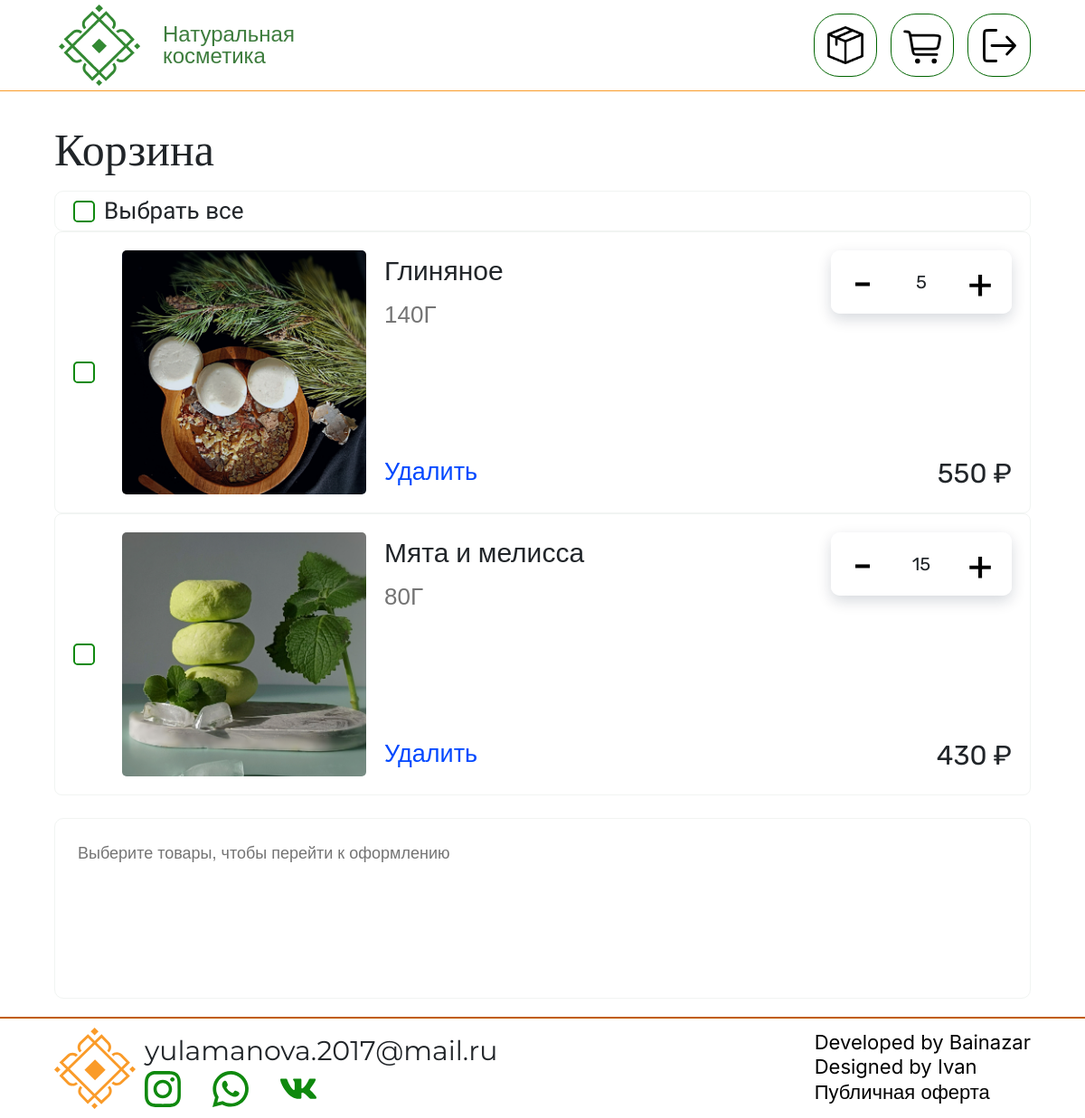
The app's page /cart/ (signed in) with its own data.
### main/models.py (models this page shows, shortened)
class Cart_relation(models.Model):
    user = models.ForeignKey(User, verbose_name="Пользователь", on_delete=models.CASCADE)
    product = models.ForeignKey(Product, verbose_name="Товар", on_delete=models.CASCADE)
    amount = models.PositiveIntegerField("Количество")
    class Meta:
        verbose_name = 'Корзина'
        verbose_name_plural = "Корзины"

class Product(models.Model):
    name = models.CharField("Название", max_length=250)
    description = models.TextField("Описание")
    price = models.IntegerField(verbose_name="Цена")
    category = models.ForeignKey(Category, verbose_name="Категория", on_delete=models.CASCADE)
    poster = models.ImageField(upload_to="posters/")
    components = models.ManyToManyField(Component, verbose_name="Составляющее")
    weight = models.PositiveIntegerField('Вес товара', help_text='Указывать в граммах', default=0)
    amount = models.IntegerField('Количество в наличии', default=1)
    def get_absolute_url(self):
        return reverse("product", kwargs={"id": self.pk})
    class Meta:
        verbose_name = 'Товар'
        verbose_name_plural = "Товары"

### main/views.py (the view)
# urls.py: path('cart/', views.cart, name='cart'),
@login_required
def cart(request):
    relations = get_products_in_cart_of(request.user)
    context = {"relations": relations}
    return render(request, 'main/cart.html', context)

### main/orm_requests.py (called while the page is built)
def get_products_in_cart_of(user):
    return Cart_relation.objects.filter(user=user, amount__gt = 0)

### templates/main/cart.html (shortened to what this page needs)
{% extends 'base.html' %}{% load static %}
{% block content %}
    <div class="cart-wrapper">
        <div class="cart-title-block">
            <span class="cart-title">
                Корзина
            </span>
        </div>
        {% if relations.count > 0 %}
        <div class="select2all">
            <label for="all-box" class="select2all-label">Выбрать все</label>
        </div>
        <div class="checkout-and-product-list">
            <div class="product-list-in-cart">
                {% for relation in relations %}
                <div class="product-block-in-cart" id="product-block-{{ relation.product.id }}">
                    <div class="product-block-wrapper">
                        <label class="product-label" for="{{ relation.product.id }}"></label>
                        <div onclick="location.href = '{{ relation.product.get_absolute_url }}'" class="img-wrapper"><img class="product-preview-in-cart" src="{{ relation.product.poster.url }}"></div>
                        <div class="common-info">
                            <div class="name-weight-delete">
                                <div class="name-weight">
                                    <span class="name">{{ relation.product.name }}</span>
                                    <span class="weight">{{ relation.product.weight }}Г</span>
                                </div>
                                <span onclick="remove({{ relation.product.id }}, '{{ csrf_token }}')" class="delete">Удалить</span>
                            </div>
                            <div class="price-plus-minus-platform">
                                <div class="plus-minus-platform">
                                    <button onclick="minus({{ relation.product.id }}, '{{ csrf_token }}')" class="minus-in-cart">-</button>
                                    <span class="count" id="count-of-{{ relation.product.id }}">{{ relation.amount }}</span>
                                    <button onclick="plus({{ relation.product.id }}, '{{ csrf_token }}')" class="plus-in-cart">+</button>
                                </div>
                                <span class="price-in-cart"><span class='price-value-{{ relation.product.id }}'>{{ relation.product.price }}</span> ₽</span>
                            </div>
                        </div>
                    </div>
                </div>
                {% endfor %}
            </div>
            <div class="checkout-block">
                <div class="checkout-block-wrapper">
                    <span class='need2select'>Выберите товары, чтобы перейти к оформлению</span>
                </div>
            </div>
        </div>
        {% else %}
            <span class="empty-cart-info">В вашей корзине ещё нет товаров</span>
        {% endif %}
    </div>
{% endblock content %}

### static/css/main.css (style rules this page uses)
* { margin: 0; padding: 0; }
.cart-wrapper { width: 75%; min-height: 90vh; }
.cart-title-block { min-height: 90px; display: flex; align-items: center; }
.cart-title { font-size: 30px; font-family: 'Rubik'; }
.select2all { width: 100%; border-radius: 10px; border: 1px solid #F1F4F2; min-height: 45px; display: flex; align-items: center; }
.select2all-label { font-size: 20px; font-family: 'Ubuntu'; -moz-user-select: none; -khtml-user-select: none; -webkit-user-select: none; user-select: none; }
.checkout-and-product-list { width: 100; display: flex; justify-content: row; }
.product-list-in-cart { width: 70%; display: flex; flex-direction: column; }
.product-block-in-cart { border: 1px solid #F1F4F2; border-radius: 8px; }
.product-block-wrapper { padding: 20px; display: flex; justify-content: row; }
.img-wrapper { max-width: 150px; max-height: 150px; display: flex; justify-content: center; align-items: center; margin-right: 20px; }
.product-preview-in-cart { max-width: 100%; max-height: 100%; border-radius: 5px; }
.common-info { display: flex; justify-content: space-between; width: 100%; }
.name-weight-delete { height: 100%; display: flex; flex-direction: column; justify-content: space-between; }
.name-weight { display: flex; flex-direction: column; }
.price-plus-minus-platform { display: flex; flex-direction: column; justify-content: space-between; }
.plus-minus-platform { width: 140px; height: 50px; display: flex; justify-content: space-between; border-radius: 10px; box-shadow: 0 6px 16px rgb(0 26 52 / 16%), 0 0 0 rgb(0 26 52 / 5%); }
.name { font-size: 18px; font-family: 'Montserrat', sans-serif; padding-bottom: 7px; }
.weight { font-size: 14px; font-family: 'Montsterrat', sans-serif; color: #747474; }
.delete { font-size: 16px; font-family: 'Inter', sans-serif; color: #0148ff; padding-bottom: 5px; cursor: pointer; }
.minus-in-cart, .plus-in-cart { width: 35%; display: flex; justify-content: center; align-items: center; background-color: white; border: none; border-radius: 10px; }
.count { width: 30%; display: flex; justify-content: center; align-items: center; font-size: 20px; font-family: 'Rubik', sans-serif; }
.price-in-cart { text-align: end; font-size: 20px; font-family: 'Rubik', sans-serif; }
label { padding-left: 30px; display: flex; align-items: center; }
label::before { content: ''; display: inline-block; width: 24px; height: 24px; background-color: white; vertical-align: middle; margin-left: -10px; border-radius: 20%; border: 2px solid #0F890F; margin-right: 10px; }
.product-label { padding-left: 10px; }
.need2select { color: #747474; font-size: 18px; font-family: 'Montsterrat', sans-serif; }
.checkout-block { width: 30%; border-radius: 10px; border: 1px solid #F1F4F2; max-height: 175px; }
.checkout-block-wrapper { margin: 25px; }
@media screen and (min-width:100px) and (max-width:1200px) { .cart-wrapper { width: 90%; } }
@media screen and (min-width:100px) and (max-width:1200px) { .checkout-and-product-list { flex-direction: column; } }
@media screen and (min-width:100px) and (max-width:1200px) { .product-list-in-cart { width: 100%; margin-bottom: 25px; } }
@media screen and (min-width:100px) and (max-width:1200px) { .cart-title { font-size: 50px; } }
@media screen and (min-width:100px) and (max-width:1200px) { .select2all-label { font-size: 26px; } }
@media screen and (min-width:100px) and (max-width:1200px) { .name { font-size: 30px; } }
@media screen and (min-width:100px) and (max-width:1200px) { .price-in-cart { font-size: 30px; } }
@media screen and (min-width:100px) and (max-width:1200px) { .weight { font-size: 26px; } }
@media screen and (min-width:100px) and (max-width:1200px) { .plus-minus-platform { width: 200px; height: 70px; } }
@media screen and (min-width:100px) and (max-width:1200px) { .plus-in-cart, .minus-in-cart { font-size: 50px; font-family: 'Inter'; } }
@media screen and (min-width:100px) and (max-width:1200px) { .delete { font-size: 27px; } }
@media screen and (min-width:100px) and (max-width:1200px) { .img-wrapper { max-width: 270px; max-height: 270px; } }
@media screen and (min-width:100px) and (max-width:1200px) { .product-label { padding-right: 20px; } }
@media screen and (min-width:100px) and (max-width:1200px) { .checkout-block { width: 100%; min-height: 200px; } }

### records on screen
Cart_relation: product.poster (picture), product.name "Глиняное", product.weight "140", amount "5", product.price "550"
Cart_relation: product.poster (picture), product.name "Мята и мелисса", product.weight "80", amount "15", product.price "430"
